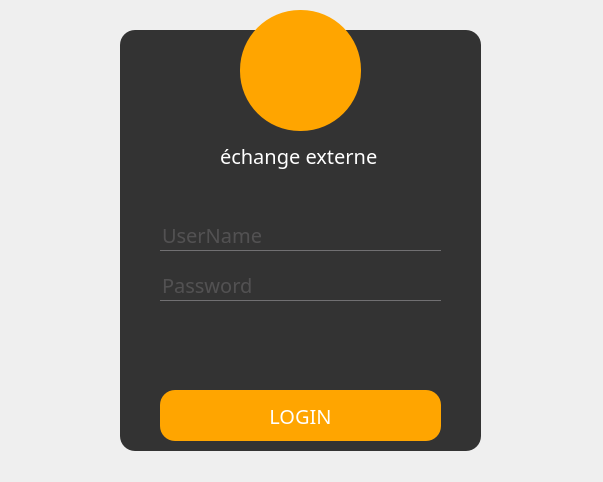
<?xml version="1.0" encoding="UTF-8"?>
<ui version="4.0">
 <class>authentification</class>
 <widget class="QDialog" name="authentification">
  <property name="geometry">
   <rect>
    <x>0</x>
    <y>0</y>
    <width>603</width>
    <height>482</height>
   </rect>
  </property>
  <property name="windowTitle">
   <string>Dialog</string>
  </property>
  <property name="styleSheet">
   <string notr="true">*{
font-family:century gothic;
font-size:20px;
}

QFrame
{
background:#333;
border-radius:15px;
}

QPushbutton
{
background:orange;
border-radius:15px;
color:white;
}

QToolButton
{
background:orange;
border-radius:60px;
}
QLabel
{
color:white;
}

QLineEdit
{
background:transparent;
border:none;
color:#717072;
border-bottom:1px solid #717072;


}
*{background-image: url(:/images/images/a89546df3b5085b7bde157f37b5c02a4.jpg);}</string>
  </property>
  <widget class="QFrame" name="frame">
   <property name="geometry">
    <rect>
     <x>120</x>
     <y>30</y>
     <width>361</width>
     <height>421</height>
    </rect>
   </property>
   <property name="frameShape">
    <enum>QFrame::StyledPanel</enum>
   </property>
   <property name="frameShadow">
    <enum>QFrame::Raised</enum>
   </property>
   <widget class="QLabel" name="label">
    <property name="geometry">
     <rect>
      <x>100</x>
      <y>110</y>
      <width>181</width>
      <height>31</height>
     </rect>
    </property>
    <property name="text">
     <string>échange externe</string>
    </property>
   </widget>
   <widget class="QPushButton" name="pushButton">
    <property name="geometry">
     <rect>
      <x>40</x>
      <y>360</y>
      <width>281</width>
      <height>51</height>
     </rect>
    </property>
    <property name="styleSheet">
     <string notr="true">QPushButton

{
color:white;
background:orange;
border-radius:15px;
}
QPushButton:hover
{
color:orange;
border-radius:15px;
background:#49ebff;
}</string>
    </property>
    <property name="text">
     <string>LOGIN</string>
    </property>
   </widget>
   <widget class="QLineEdit" name="username">
    <property name="geometry">
     <rect>
      <x>40</x>
      <y>190</y>
      <width>281</width>
      <height>31</height>
     </rect>
    </property>
    <property name="text">
     <string/>
    </property>
    <property name="placeholderText">
     <string>UserName</string>
    </property>
   </widget>
   <widget class="QLineEdit" name="password">
    <property name="geometry">
     <rect>
      <x>40</x>
      <y>240</y>
      <width>281</width>
      <height>31</height>
     </rect>
    </property>
    <property name="text">
     <string/>
    </property>
    <property name="echoMode">
     <enum>QLineEdit::Password</enum>
    </property>
    <property name="placeholderText">
     <string>Password</string>
    </property>
   </widget>
  </widget>
  <widget class="QToolButton" name="toolButton">
   <property name="geometry">
    <rect>
     <x>240</x>
     <y>10</y>
     <width>121</width>
     <height>121</height>
    </rect>
   </property>
   <property name="text">
    <string/>
   </property>
   <property name="icon">
    <iconset resource="resources.qrc">
     <normaloff>:/images/images/User_icon_BLACK-01.png</normaloff>:/images/images/User_icon_BLACK-01.png</iconset>
   </property>
   <property name="iconSize">
    <size>
     <width>100</width>
     <height>100</height>
    </size>
   </property>
  </widget>
 </widget>
 <resources>
  <include location="resources.qrc"/>
 </resources>
 <connections/>
</ui>
